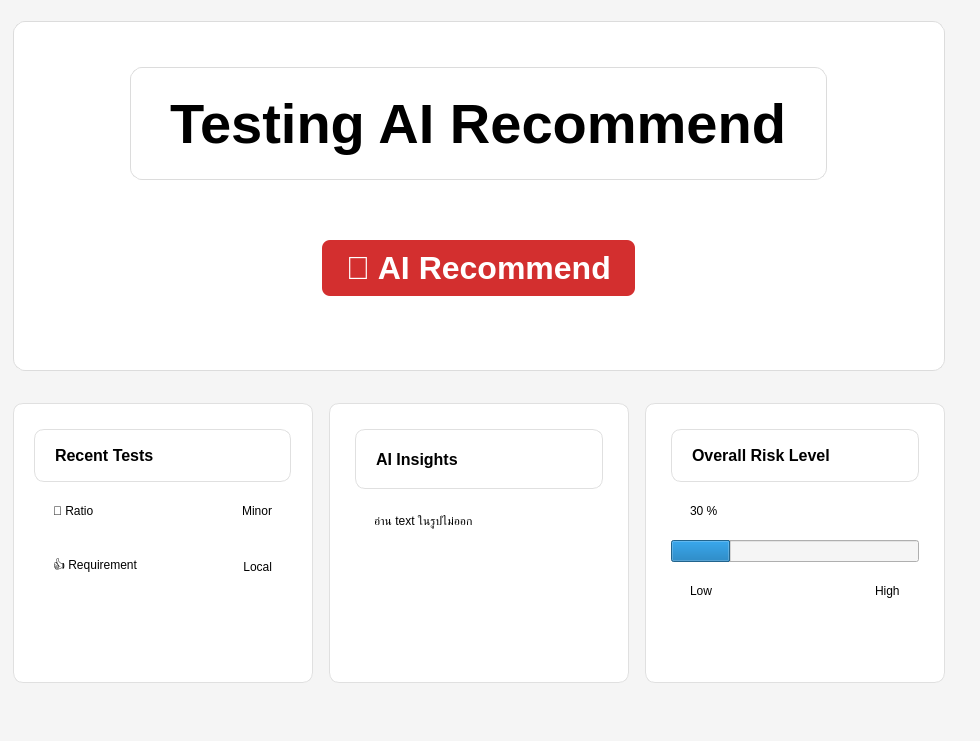
<?xml version="1.0" encoding="UTF-8"?>
<ui version="4.0">
 <class>HomePage</class>
 <widget class="QWidget" name="HomePage">
  <property name="geometry">
   <rect>
    <x>0</x>
    <y>0</y>
    <width>980</width>
    <height>741</height>
   </rect>
  </property>
  <property name="styleSheet">
   <string notr="true">
    QWidget {
      background-color: #f5f5f5;
    }
   </string>
  </property>
  <layout class="QVBoxLayout" name="rootLayout">
   <property name="spacing">
    <number>0</number>
   </property>
   <property name="leftMargin">
    <number>0</number>
   </property>
   <item>
    <layout class="QHBoxLayout" name="mainContentContainerLayout">
     <property name="spacing">
      <number>0</number>
     </property>
     <item>
      <layout class="QVBoxLayout" name="centerLayout">
       <property name="spacing">
        <number>24</number>
       </property>
       <property name="topMargin">
        <number>10</number>
       </property>
       <property name="rightMargin">
        <number>10</number>
       </property>
       <property name="bottomMargin">
        <number>20</number>
       </property>
       <item>
        <widget class="QFrame" name="heroSection">
         <property name="minimumSize">
          <size>
           <width>0</width>
           <height>350</height>
          </size>
         </property>
         <property name="layoutDirection">
          <enum>Qt::LayoutDirection::LeftToRight</enum>
         </property>
         <property name="styleSheet">
          <string notr="true">
             QFrame {
               background-color: white;
               border-radius: 12px;
               border: 1px solid #dcdcdc;
               padding: 24px;
             }
            </string>
         </property>
         <layout class="QVBoxLayout" name="verticalLayout">
          <item alignment="Qt::AlignmentFlag::AlignHCenter|Qt::AlignmentFlag::AlignVCenter">
           <widget class="QLabel" name="heroTitle">
            <property name="font">
             <font>
              <pointsize>42</pointsize>
              <bold>true</bold>
             </font>
            </property>
            <property name="text">
             <string>Testing AI Recommend</string>
            </property>
           </widget>
          </item>
          <item alignment="Qt::AlignmentFlag::AlignHCenter|Qt::AlignmentFlag::AlignVCenter">
           <widget class="QPushButton" name="heroAction">
            <property name="minimumSize">
             <size>
              <width>0</width>
              <height>48</height>
             </size>
            </property>
            <property name="font">
             <font>
              <pointsize>24</pointsize>
              <bold>true</bold>
             </font>
            </property>
            <property name="styleSheet">
             <string notr="true">
                QPushButton {
                  background-color: #d32f2f;
                  color: white;
                  border-radius: 8px;
                  font-weight: bold;
                  padding: 10px 24px;
                }
                QPushButton:hover {
                  background-color: #b71c1c;
                }
               </string>
            </property>
            <property name="text">
             <string>🚀 AI Recommend</string>
            </property>
           </widget>
          </item>
         </layout>
        </widget>
       </item>
       <item>
        <layout class="QHBoxLayout" name="cardRow">
         <property name="spacing">
          <number>16</number>
         </property>
         <property name="topMargin">
          <number>8</number>
         </property>
         <property name="bottomMargin">
          <number>27</number>
         </property>
         <item>
          <widget class="QFrame" name="cardManual">
           <property name="maximumSize">
            <size>
             <width>300</width>
             <height>16777215</height>
            </size>
           </property>
           <property name="styleSheet">
            <string notr="true">
               QFrame {
                 background-color: white;
                 border-radius: 10px;
                 border: 1px solid #e0e0e0;
                 padding: 16px;
               }
              </string>
           </property>
           <layout class="QVBoxLayout" name="verticalLayout_2">
            <property name="leftMargin">
             <number>4</number>
            </property>
            <property name="rightMargin">
             <number>5</number>
            </property>
            <item>
             <widget class="QLabel" name="cardManualTitle">
              <property name="maximumSize">
               <size>
                <width>16777215</width>
                <height>60</height>
               </size>
              </property>
              <property name="font">
               <font>
                <pointsize>12</pointsize>
                <bold>true</bold>
               </font>
              </property>
              <property name="text">
               <string>Recent Tests</string>
              </property>
             </widget>
            </item>
            <item>
             <layout class="QHBoxLayout" name="horizontalLayout_3">
              <item>
               <widget class="QLabel" name="label_4">
                <property name="maximumSize">
                 <size>
                  <width>90</width>
                  <height>50</height>
                 </size>
                </property>
                <property name="styleSheet">
                 <string notr="true">  border: 0px solid</string>
                </property>
                <property name="text">
                 <string>🎯 Ratio</string>
                </property>
               </widget>
              </item>
              <item>
               <widget class="QLabel" name="label_5">
                <property name="minimumSize">
                 <size>
                  <width>150</width>
                  <height>0</height>
                 </size>
                </property>
                <property name="styleSheet">
                 <string notr="true">  border: 0px solid</string>
                </property>
                <property name="text">
                 <string>Minor</string>
                </property>
                <property name="alignment">
                 <set>Qt::AlignmentFlag::AlignRight|Qt::AlignmentFlag::AlignTrailing|Qt::AlignmentFlag::AlignVCenter</set>
                </property>
               </widget>
              </item>
             </layout>
            </item>
            <item>
             <layout class="QHBoxLayout" name="horizontalLayout_4">
              <item>
               <widget class="QLabel" name="label_7">
                <property name="styleSheet">
                 <string notr="true">  border: 0px solid</string>
                </property>
                <property name="text">
                 <string>👍 Requirement</string>
                </property>
               </widget>
              </item>
              <item>
               <widget class="QLabel" name="label_6">
                <property name="styleSheet">
                 <string notr="true">  border: 0px solid</string>
                </property>
                <property name="text">
                 <string>Local</string>
                </property>
                <property name="alignment">
                 <set>Qt::AlignmentFlag::AlignRight|Qt::AlignmentFlag::AlignTrailing|Qt::AlignmentFlag::AlignVCenter</set>
                </property>
               </widget>
              </item>
             </layout>
            </item>
            <item>
             <layout class="QHBoxLayout" name="horizontalLayout_5"/>
            </item>
            <item>
             <spacer name="verticalSpacer_2">
              <property name="orientation">
               <enum>Qt::Orientation::Vertical</enum>
              </property>
              <property name="sizeHint" stdset="0">
               <size>
                <width>20</width>
                <height>40</height>
               </size>
              </property>
             </spacer>
            </item>
           </layout>
          </widget>
         </item>
         <item>
          <widget class="QFrame" name="cardAutomation">
           <property name="maximumSize">
            <size>
             <width>300</width>
             <height>16777215</height>
            </size>
           </property>
           <property name="styleSheet">
            <string notr="true">
               QFrame {
                 background-color: white;
                 border-radius: 10px;
                 border: 1px solid #e0e0e0;
                 padding: 16px;
               }
              </string>
           </property>
           <layout class="QVBoxLayout" name="verticalLayout_3">
            <item>
             <widget class="QLabel" name="cardAutomationTitle">
              <property name="maximumSize">
               <size>
                <width>16777215</width>
                <height>60</height>
               </size>
              </property>
              <property name="font">
               <font>
                <pointsize>12</pointsize>
                <bold>true</bold>
               </font>
              </property>
              <property name="text">
               <string>AI Insights</string>
              </property>
             </widget>
            </item>
            <item>
             <widget class="QLabel" name="cardAutomationValue">
              <property name="styleSheet">
               <string notr="true">               border: 0px solid
</string>
              </property>
              <property name="text">
               <string>อ่าน text ในรูปไม่ออก</string>
              </property>
              <property name="alignment">
               <set>Qt::AlignmentFlag::AlignLeading|Qt::AlignmentFlag::AlignLeft|Qt::AlignmentFlag::AlignTop</set>
              </property>
             </widget>
            </item>
           </layout>
          </widget>
         </item>
         <item>
          <widget class="QFrame" name="cardRisks">
           <property name="maximumSize">
            <size>
             <width>300</width>
             <height>16777215</height>
            </size>
           </property>
           <property name="styleSheet">
            <string notr="true">
               QFrame {
                 background-color: white;
                 border-radius: 10px;
                 border: 1px solid #e0e0e0;
                 padding: 16px;
               }
              </string>
           </property>
           <layout class="QVBoxLayout" name="verticalLayout_4">
            <item>
             <widget class="QLabel" name="cardRisksTitle">
              <property name="maximumSize">
               <size>
                <width>16777215</width>
                <height>60</height>
               </size>
              </property>
              <property name="font">
               <font>
                <pointsize>12</pointsize>
                <bold>true</bold>
               </font>
              </property>
              <property name="text">
               <string>Overall Risk Level</string>
              </property>
             </widget>
            </item>
            <item>
             <widget class="QLabel" name="labelRiskLevel">
              <property name="maximumSize">
               <size>
                <width>16777215</width>
                <height>50</height>
               </size>
              </property>
              <property name="styleSheet">
               <string notr="true">               border: 0px solid
</string>
              </property>
              <property name="text">
               <string>30 %</string>
              </property>
             </widget>
            </item>
            <item>
             <widget class="QProgressBar" name="progressBar">
              <property name="font">
               <font>
                <bold>false</bold>
                <kerning>true</kerning>
               </font>
              </property>
              <property name="contextMenuPolicy">
               <enum>Qt::ContextMenuPolicy::DefaultContextMenu</enum>
              </property>
              <property name="toolTip">
               <string/>
              </property>
              <property name="autoFillBackground">
               <bool>false</bool>
              </property>
              <property name="styleSheet">
               <string notr="true">QSlider::groove:horizontal { height: 6px; background: #e0e0e0; border-radius: 3px; } QSlider::handle:horizontal { width: 14px; height: 14px; border-radius: 7px; background: #d32f2f; margin: -4px 0; }</string>
              </property>
              <property name="value">
               <number>24</number>
              </property>
              <property name="textVisible">
               <bool>false</bool>
              </property>
              <property name="invertedAppearance">
               <bool>false</bool>
              </property>
              <property name="format">
               <string>%p%</string>
              </property>
             </widget>
            </item>
            <item>
             <layout class="QHBoxLayout" name="horizontalLayout_2">
              <property name="topMargin">
               <number>0</number>
              </property>
              <property name="bottomMargin">
               <number>14</number>
              </property>
              <item>
               <widget class="QLabel" name="label_3">
                <property name="styleSheet">
                 <string notr="true">               border: 0px solid
</string>
                </property>
                <property name="text">
                 <string>Low</string>
                </property>
               </widget>
              </item>
              <item>
               <spacer name="horizontalSpacer">
                <property name="orientation">
                 <enum>Qt::Orientation::Horizontal</enum>
                </property>
                <property name="sizeHint" stdset="0">
                 <size>
                  <width>40</width>
                  <height>20</height>
                 </size>
                </property>
               </spacer>
              </item>
              <item>
               <widget class="QLabel" name="label_2">
                <property name="styleSheet">
                 <string notr="true">               border: 0px solid
</string>
                </property>
                <property name="text">
                 <string>High</string>
                </property>
               </widget>
              </item>
             </layout>
            </item>
            <item>
             <spacer name="verticalSpacer">
              <property name="orientation">
               <enum>Qt::Orientation::Vertical</enum>
              </property>
              <property name="sizeHint" stdset="0">
               <size>
                <width>20</width>
                <height>40</height>
               </size>
              </property>
             </spacer>
            </item>
           </layout>
          </widget>
         </item>
        </layout>
       </item>
      </layout>
     </item>
    </layout>
   </item>
  </layout>
 </widget>
 <resources/>
 <connections/>
</ui>
